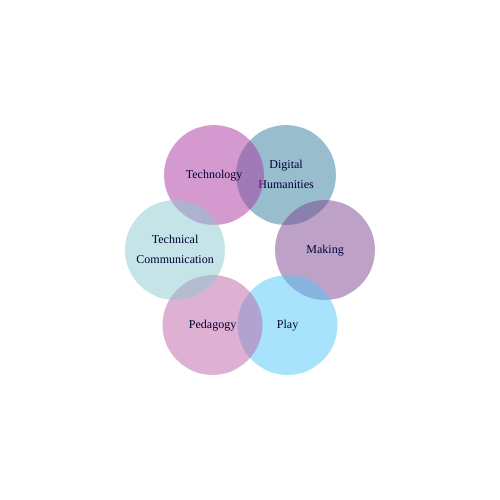
Frame 1 (no input)
Frame 60 (no input): identical to frame 1, image omitted
Frame 120 (the mouse pressed at the canvas centre since frame 60): identical to frame 1, image omitted

The p5.js sketch that drew this single still picture (run headless with seeded random() and noise() and a simulated clock; from frame 60 on, the mouse is pressed at the canvas centre):

// p5.js sketch
// ── sketch.js
let circles = [];
let growingCircle = null;
let spinningCircle = null;
let hoveredCircle = null;
let selectedCircle = null;
let growthFactor = 0;
let growthSpeed = 0.05;
let angle = 0;
let bouncing = false;

// Add your research projects array
let projects = [
  {
    name: "Playful Pedagogy in the Pandemic: Pivoting to Game-Based Learning with A. Salter (Routledge)",
    connections: ["Pedagogy", "Technology", "Digital Humanities", "Play"]
  },
  {
    name: "Critical Making in the Age of AI with A. Salter (Amherst College Press)",
    connections: ["Making", "Digital Humanities", "Technology"]
  },
  {
    name: "\"The Aural-Visual Rhetoric in Video Game Tutorials\" in Technical Communication Quarterly",
    connections: ["Technical Communication", "Play", "Technology"]
  },
  {
    name: "\"Embracing Discord? The Rhetorical Consequences of Gaming Platforms as Classrooms\" with A. Salter in Computers and Composition",
    connections: ["Technology", "Pedagogy", "Play"]
  },
  {
    name: "\"Assessing the Impact of Game Modalities in Second Language Acquisition: ELLE the EndLess LEarner\" with A. Giroux, D. Merritt, G. Vitanova, and S. Sousa in Journal of Universal Computer Science",
    connections: ["Technology", "Pedagogy", "Making"]
  },
  {
    name: "\"Teaching Liberatory Design\" in Communication Design Quarterly",
    connections: ["Technical Communication", "Pedagogy", "Making", "Technology"]
  },
  {
    name: "US Department of Education Grant ($295,582)",
    connections: ["Digital Humanities", "Technology", "Play"]
  },
  {
    name: "\"BeadED Adventures\" with A. Sullivan",
    connections: ["Making", "Technology", "Play", "Pedagogy"]
  },
  {
    name: "\"emPower through Play\" Project (UCF Seed Grant)",
    connections: ["Play", "Technology", "Pedagogy"]
  },
  {
    name: "Digital Tools in the Age of AI Workshop (DHSI 2023)",
    connections: ["Making", "Technology", "Digital Humanities", "Pedagogy"]
  },
  {
    name: "\"Miro, Miro: Student Perceptions of a Visual Discussion Board\" (SIGDOC 2022)",
    connections: ["Technical Communication", "Technology", "Pedagogy"]
  },
  {
    name: "\"Supporting Self-Regulated Learning in a User-Centered Design Course\" (SIGDOC 2023)",
    connections: ["Technical Communication", "Technology", "Pedagogy"]
  },
  {
    name: "\"Just @Me: Digitally-Mediated Team Communication in a Pandemic\" (SIGDOC 2021)",
    connections: ["Technical Communication", "Technology", "Pedagogy"]
  },
  {
    name: "\"ELLE-ments of Learning: A Framework for Analyzing Multimodal Technical Communication Strategies in an Educational VR Game\" (iLRN 2021)",
    connections: ["Technology", "Technical Communication", "Pedagogy"]
  },
  {
    name: "\"Work-in-Progress: Context is Key in Immersive Learning Environments\" with A. Giroux and Y. Piñeda (iLRN 2020)",
    connections: ["Technology", "Pedagogy"]
  },
  {
    name: "\"Work-in-Progress—Cozy Games for Learning: Vocabulary Practice with Anim-ELLE Crossing\" with Y. Kong (iLRN 2024)",
    connections: ["Technology", "Play", "Pedagogy"]
  }
];
function setup() {
  createCanvas(500, 500);
  textFont('Georgia');
  background(255);
  noStroke();
  textAlign(CENTER, CENTER);

  // Define circles with position, color, word, and velocity
  circles = [
    { x: width / 2 + 36, y: height / 2 - 75, color: "rgba(50, 125, 156, 0.5)", word: "Digital Humanities", vx: random(-4, 4), vy: random(-4, 4) },
    { x: width / 2 - 36, y: height / 2 - 75, color: "rgba(169, 55, 159, 0.5)", word: "Technology", vx: random(-4, 4), vy: random(-4, 4) },
    { x: width / 2 + 75, y: height / 2, color: "rgba(125, 68, 144, 0.5)", word: "Making", vx: random(-4, 4), vy: random(-4, 4) },
    { x: width / 2 + 37.5, y: height / 2 + 75, color: "rgba(81, 199, 247, 0.5)", word: "Play", vx: random(-8, -8), vy: random(-8, 8) },
    { x: width / 2 - 37.5, y: height / 2 + 75, color: "rgba(190, 98, 166, 0.5)", word: "Pedagogy", vx: random(-3, 3), vy: random(-3, 3) },
    { x: width / 2 - 75, y: height / 2, color: "rgba(138, 201, 208, 0.5)", word: "Technical Communication", vx: random(-3, 3), vy: random(-3, 3) }
  ];
}

function draw() {
  background(255);
  hoveredCircle = null;

  if (selectedCircle) {
    drawConnections(selectedCircle.word);
    displayProjects(selectedCircle.word);
  }

  for (let circle of circles) {
    let circleSize = 100;
    let textSizeFactor = 1;

    if (dist(mouseX, mouseY, circle.x, circle.y) < 75) {
      hoveredCircle = circle;
    }

    if (circle === growingCircle) {
      circleSize = 50 * (1 + growthFactor);
      textSizeFactor = 1 + growthFactor;
    }

    if (bouncing) {
      circle.x += circle.vx;
      circle.y += circle.vy;

      if (circle.x > width - 75 || circle.x < 75) {
        circle.vx *= -1;
      }
      if (circle.y > height - 75 || circle.y < 75) {
        circle.vy *= -1;
      }
    }

    drawCircle(circle, circleSize, textSizeFactor);
  }

  if (hoveredCircle) {
    drawCircle(hoveredCircle, 250, 2);
  }

  if (growingCircle) {
    growthFactor += growthSpeed;
    if (growthFactor > 3 || growthFactor < 0) {
      growthSpeed *= -1;
    }
    if (growthFactor < 0) {
      growingCircle = null;
      growthFactor = 0;
      growthSpeed = 0.05;
    }
  }
}

function drawCircle(circle, circleSize, textSizeFactor) {
  push();
  translate(circle.x, circle.y);
  if (circle === spinningCircle) {
    rotate(angle);
  }
  fill(circle.color);
  ellipse(0, 0, circleSize);
  fill("#000035");
  textSize(circleSize * 0.12);

  if (circle.word === "Digital Humanities") {
    text("Digital", 0, -10 * textSizeFactor);
    text("Humanities", 0, 10 * textSizeFactor);
  } else if (circle.word === "Technical Communication") {
    text("Technical", 0, -10 * textSizeFactor);
    text("Communication", 0, 10 * textSizeFactor);
  } else {
    text(circle.word, 0, 0);
  }

  pop();
}

function drawConnections(selectedWord) {
  let relatedProjects = projects.filter(p => 
    p.connections.includes(selectedWord)
  );
	
   let relatedTopics = new Set();
  relatedTopics.add(selectedWord);
  for (let project of relatedProjects) {
    project.connections.forEach(topic => relatedTopics.add(topic));
  }
  
  // Highlight related circles
  noStroke();
  for (let circle of circles) {
    if (relatedTopics.has(circle.word)) {
      fill(circle.color.replace('0.5', '0.8')); // Make related circles more opaque
    } else {
      fill(circle.color.replace('0.5', '0.2')); // Make unrelated circles more transparent
    }
    ellipse(circle.x, circle.y, 100);
  }
  stroke(100, 100, 100, 100);
  strokeWeight(3);
  
  for (let project of relatedProjects) {
    for (let i = 0; i < project.connections.length - 1; i++) {
      for (let j = i + 1; j < project.connections.length; j++) {
        let circle1 = circles.find(c => c.word === project.connections[i]);
        let circle2 = circles.find(c => c.word === project.connections[j]);
        if (circle1 && circle2) {
          line(circle1.x, circle1.y, circle2.x, circle2.y);
					
        }
      }
    }
  }
}

function displayProjects(selectedWord) {
  let relatedProjects = projects.filter(p => 
    p.connections.includes(selectedWord)
  );
  
  fill(0);
  noStroke();
  textAlign(LEFT);
  textSize(14);
  
  let x = 20;
  let y = 20;

  
  for (let project of relatedProjects) {
    text("• " + project.name, x, y);
    y += 20;
  }
}

function mousePressed() {
  for (let i = circles.length - 1; i >= 0; i--) {
    let circle = circles[i];
    let d = dist(mouseX, mouseY, circle.x, circle.y);
    if (d < 75) {
      selectedCircle = circle;
      growingCircle = circle;
      spinningCircle = null;
      growthFactor = 0;
      growthSpeed = 0.05;
      break;
    }
  }
}

function doubleClicked() {
  bouncing = !bouncing;
}
